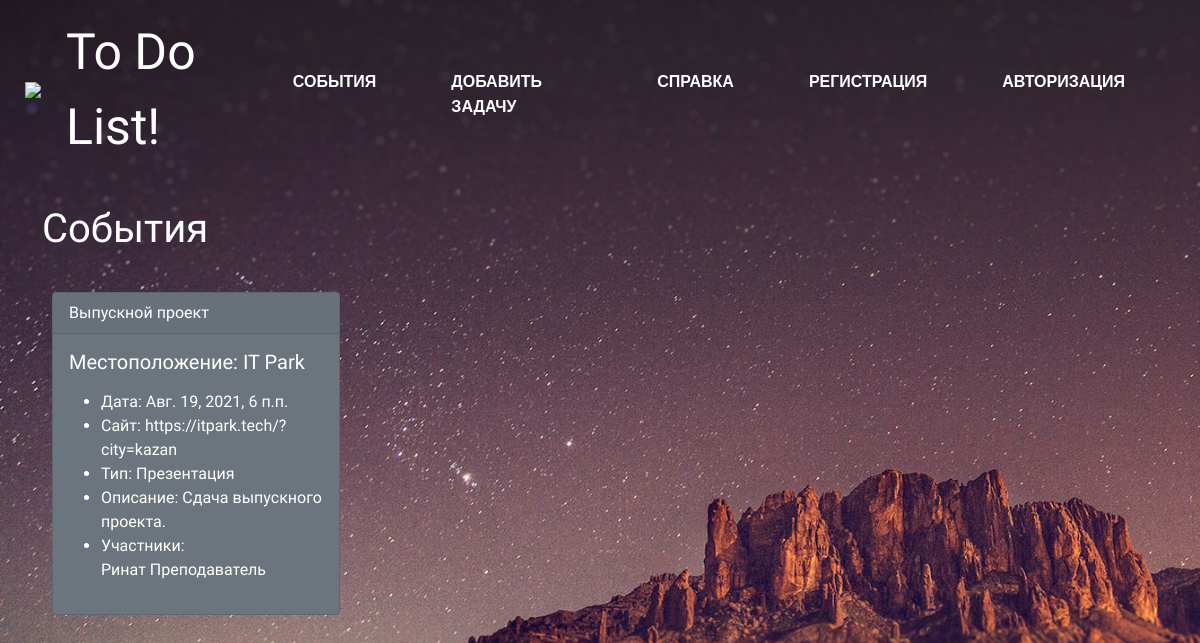
/events, run on an earlier commit of the app's database.
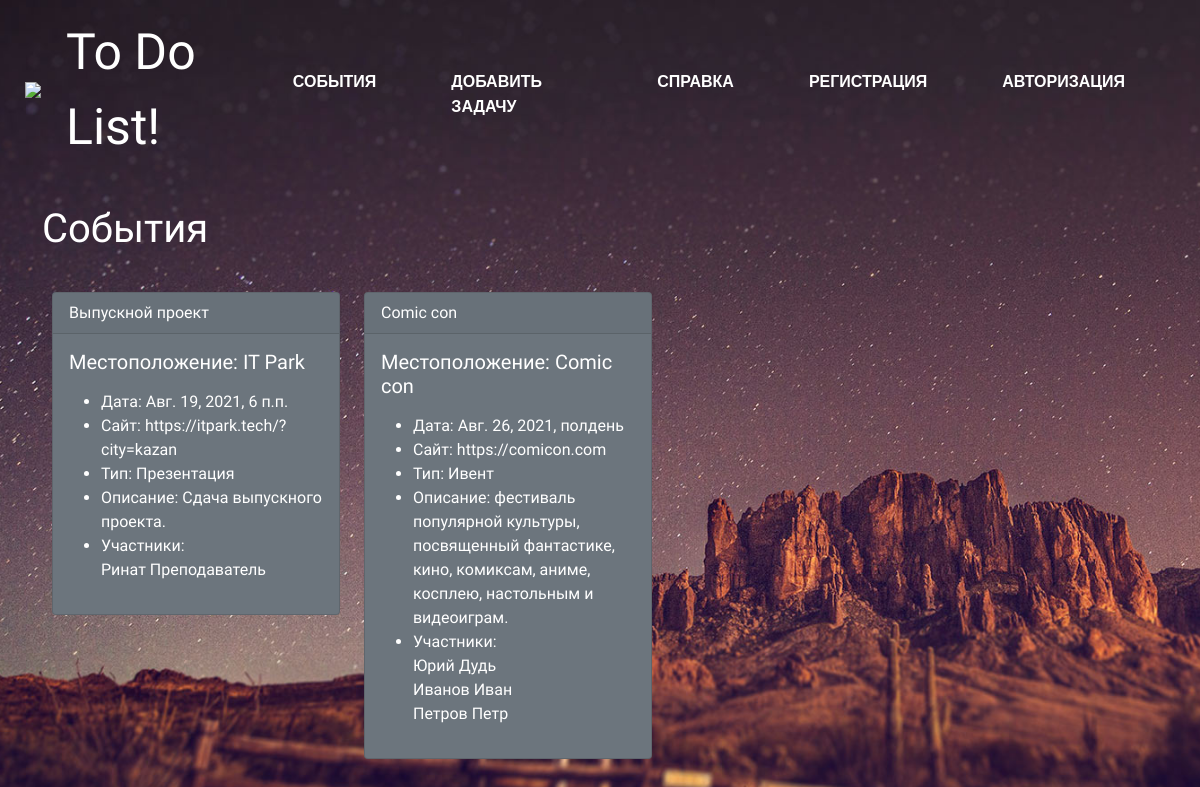
And on a later commit of the database.
### main/models.py (models this page shows)
class Event(models.Model):
    name = models.CharField('Название события', max_length=120)
    event_date = models.DateTimeField('Дата проведения')
    venue = models.ForeignKey(Venue, blank=True, null=True, on_delete=models.CASCADE)
    manager = models.CharField('Задача', max_length=60)
    description = models.TextField('Описание', blank=True)
    attendees = models.ManyToManyField(ToDoUser, blank=True)
    def __str__(self):
        return self.name
    class Meta:
        verbose_name = 'Событие'
        verbose_name_plural = 'События'

class Venue(models.Model):
    name = models.CharField('Название места', max_length=120)
    address = models.CharField('Адрес', max_length=300)
    phone = models.CharField('Телефон', max_length=25)
    web = models.URLField('Веб-сайт')
    email_address = models.EmailField('Email')
    def __str__(self):
        return self.name
    class Meta:
        verbose_name = 'Место проведения'
        verbose_name_plural = 'Места проведения'

class ToDoUser(models.Model):
    first_name = models.CharField('Имя', max_length=30)
    last_name = models.CharField('Фамилия', max_length=30)
    Email = models.EmailField('Email')
    def __str__(self):
        return self.first_name + ' ' + self.last_name
    class Meta:
        verbose_name = 'Пользователь'
        verbose_name_plural = 'Пользователи'

### main/views.py (the view)
# urls.py: path('events', views.all_events, name="list_events"),
def all_events(request):
    event_list = Event.objects.all()
    return render(request, 'main/event.html',
                  {'event_list': event_list})

### main/templates/main/event.html (shortened to what this page needs)
{% extends 'main/base.html' %}
{% block content %}
    <h1>События</h1>
    <br/>
{% for event in event_list %}
<div class="card text-white bg-secondary mb-3" style="max-width: 18rem;display: inline-block!important;vertical-align: top;margin: 0 10px;">
  <div class="card-header">
      {{ event }}
  </div>
  <div class="card-body">
    <h5 class="card-title">Местоположение:  {{ event.venue }}</h5>
    <p class="card-text">
        <ul>
    <li>Дата:  {{ event.event_date }}</li>
    <li>Сайт:  {{ event.venue.web }}</li>
    <li>Тип:  {{ event.manager }}</li>
    <li>Описание:  {{ event.description }}</li>
        <li>Участники: <br/>
        {% for user in event.attendees.all %}
{{ user }}<br/>
        {% endfor %}
        </li>
        </ul>
    </p>
  </div>
</div>
{% endfor %}
{% endblock %}

What changed in the data, as far as the page shows it:
added Event: name "Comic con", venue "Comic con", event_date "Авг. 26, 2021, полдень", venue.web "https://comicon.com", manager "Ивент", description "фестиваль популярной культуры, посвященный фантастике, кино, комиксам, аниме, косплею, настольным и видеоиграм."
now on this page (row unchanged): ToDoUser: first_name+last_name "Юрий Дудь", shown under "Comic con"
added ToDoUser: first_name+last_name "Иванов Иван", shown under "Comic con"
added ToDoUser: first_name+last_name "Петров Петр", shown under "Comic con"
